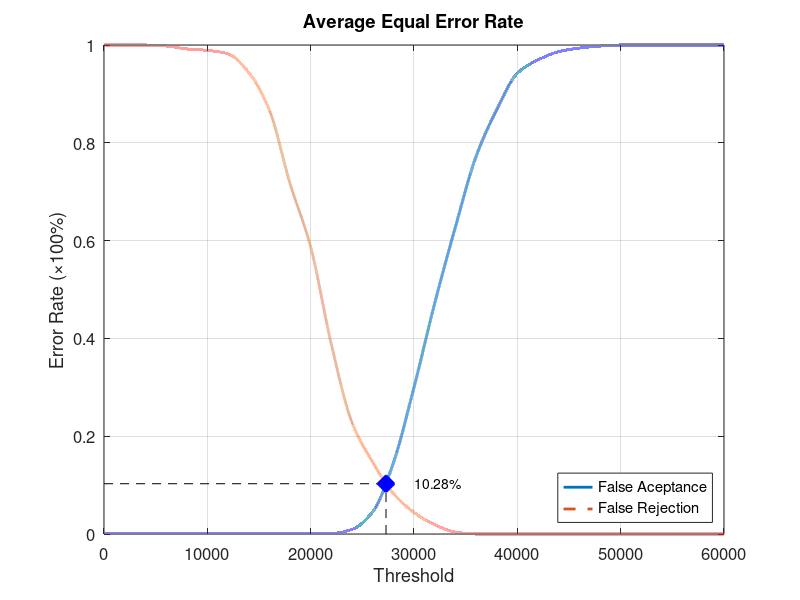
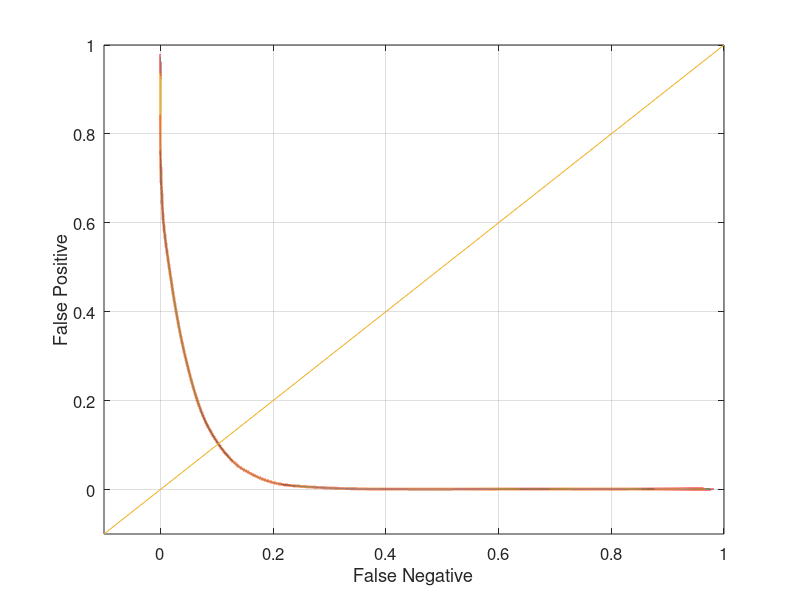

Source code (MATLAB) for these figures, in order:
function yEER = Database3Average
close all;
clear;
clc;
x = 0:2000:60000;
xq = 0:0.5:60000;

y0 = [0 0.00105263 0.00105263 0.00105263 0.00105263 0.00105263 0.00105263 0.00105263 0.00105263 0.00105263 0.00105263 0.00105263 0.00947368 0.0452632 0.145263 0.3 0.471579 0.627368 0.771579 0.867368 0.942105 0.969474 0.986316 0.993684 0.997895 1 1 1 1 1 1];
yy0 = interp1(x, y0, xq, 'pchip');
y1 = [1 1 1 0.998 0.992 0.989 0.982 0.944 0.867 0.717 0.587 0.388 0.228 0.147 0.083 0.044 0.019 0.004 0 0 0 0 0 0 0 0 0 0 0 0 0];
yy1 = interp1(x, y1, xq, 'pchip');

% Calculating EER: 
y2 = abs(y0 - y1);
find(y2 == min(y2))
yy2 = abs(yy0 - yy1);
xEER = find(yy2 == min(yy2));
xEERIndex = xq(xEER) % X-axis EER
yEER = yy0(xEER) % Y-axis EER

main = figure
plot(xq, yy0,'-','LineWidth', 2);	hold on
plot(xq, yy1,'--','LineWidth', 2);	hold on
plot([xEERIndex xEERIndex], [0 yEER], 'k--');	hold on
plot([0 xEERIndex], [yEER yEER], 'k--');	hold on
plot(xEERIndex, yEER, 'bx', 'LineWidth', 10);	hold on
text(xEERIndex + 10 * xEERIndex / 100, yEER, [num2str(round((10000 * yEER)) / 100) '%'])
legend('False Aceptance', 'False Rejection', 'Location', 'SouthEast')
xlabel('Threshold')
ylabel('Error Rate (\times100%)')
title('Average Equal Error Rate')
set(gca, 'FontSize', 12)
axis([0 60000 0 1])
grid on

print(main, 'Database3AverageMain', '-dpng');
FNRxFPR = figure('Color', [1 1 1]);
plot(yy1, yy0, '-', yy1, yy0, 'LineWidth', 2);
hold on
y = -0.1:0.1:1
plot(y, y); 
set(gca, 'FontSize', 12)
xlabel('False Negative')
ylabel('False Positive')
axis([-0.1 1 -0.1 1])
set(gca, 'FontSize', 12)
grid on

print(FNRxFPR, 'Database3AverageFNRxFPR','-dpng');
end
